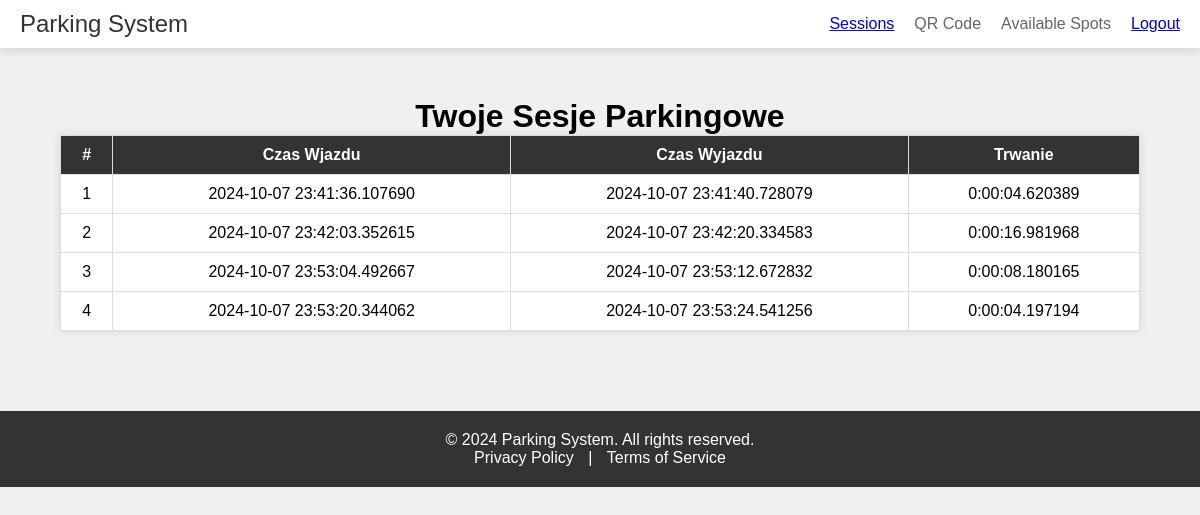
/sesje (signed in), run on the app's committed database.
### app.py (models this page shows)
class ParkingSession(db.Model):
    id = db.Column(db.Integer, primary_key=True)
    user_id = db.Column(db.Integer, db.ForeignKey('user.id'), nullable=False)
    entry_time = db.Column(db.DateTime, nullable=False)
    exit_time = db.Column(db.DateTime)
    user = db.relationship('User', backref=db.backref('sessions', lazy=True))

### app.py (the view)
@app.route('/sesje')
@login_required
def sesje():
    sessions = ParkingSession.query.filter_by(user_id=current_user.id).all()
    return render_template('sesje.html', sessions=sessions)

### app.py (called while the page is built)
@login_manager.user_loader
def load_user(user_id):
    return db.session.get(User, int(user_id))

### templates/sesje.html (shortened to what this page needs)
<!DOCTYPE html>
<html lang="en">
<head>
    <link rel="stylesheet" href="styles/sesjeStyle.css">
</head>
<body>
    <nav class="nav-menu">
        <a class="title">Parking System</a>
        <div class="menu" id="nav-menu">
            <ul>
                {% if not current_user.is_authenticated %}
                <li class="menu-link"><a href="{{ url_for('login') }}">Login</a></li>
                <li class="menu-link"><a href="{{ url_for('register') }}">Register</a></li>
                {% else %}
                <li class="menu-link"><a href="{{ url_for('sesje') }}">Sessions</a></li>
                <li class="menu-link"><a href="{{ url_for('generate_qr') }}"></a>QR Code</li>
                <li class="menu-link"><a href="{{ url_for('status') }}"></a>Available Spots</li>
                <li class="menu-link"><a href="{{ url_for('logout') }}">Logout</a></li>
                {% endif %}
            </ul>
        </div>
    </nav>
    <div class="content-container">
        <h1 class="text-center">Twoje Sesje Parkingowe</h1>
        <table class="table mt-3">
            <thead>
                <tr>
                    <th>#</th>
                    <th>Czas Wjazdu</th>
                    <th>Czas Wyjazdu</th>
                    <th>Trwanie</th>
                </tr>
            </thead>
            <tbody>
                {% for session in sessions %}
                <tr>
                    <td>{{ loop.index }}</td>
                    <td>{{ session.entry_time }}</td>
                    <td>{{ session.exit_time if session.exit_time else 'Sesja aktywna' }}</td>
                    <td>
                        {% if session.exit_time %}
                        {{ (session.exit_time - session.entry_time) }}
                        {% else %}
                        -
                        {% endif %}
                    </td>
                </tr>
                {% endfor %}
            </tbody>
        </table>
    </div>
    <footer class="footer">
        <div class="footer-container">
            <p>&copy; 2024 Parking System. All rights reserved.</p>
            <p><a href="https://example.com/privacy-policy">Privacy Policy</a> | <a href="https://example.com/terms-of-service">Terms of Service</a></p>
        </div>
    </footer>
</body>
</html>

### data on the page
ParkingSession: entry_time "2024-10-07 23:41:36.107690", exit_time "2024-10-07 23:41:40.728079", (session.exit_time-session.entry_time) "0:00:04.620389"
ParkingSession: entry_time "2024-10-07 23:42:03.352615", exit_time "2024-10-07 23:42:20.334583", (session.exit_time-session.entry_time) "0:00:16.981968"
ParkingSession: entry_time "2024-10-07 23:53:04.492667", exit_time "2024-10-07 23:53:12.672832", (session.exit_time-session.entry_time) "0:00:08.180165"
ParkingSession: entry_time "2024-10-07 23:53:20.344062", exit_time "2024-10-07 23:53:24.541256", (session.exit_time-session.entry_time) "0:00:04.197194"
